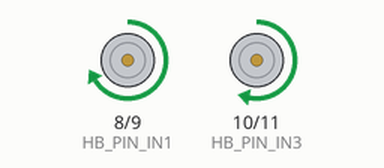
Recording of a sketch running on a simulated Arduino Uno, built with avr-gcc and run on an emulated ATmega328P. Parts: motor-driver pin pairs drawn as motors (green arrow = first pin HIGH = forward, orange = second pin HIGH = backward, longer = more drive, scaled by the enable pin).

Above: at 1.0 s.
At 29.5 s:
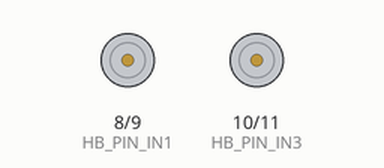
At 58.0 s:
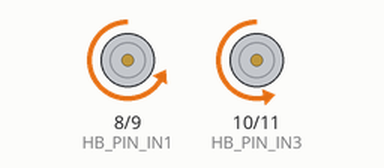
Timing chart, 0 to 62.4 s (numbered marks = the images above):
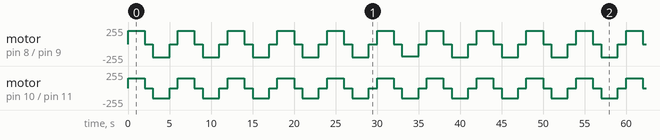

Measured:
- by itself, motor on pin 8 (HB_PIN_IN1) / pin 9 (HB_PIN_IN2): moves between backward 200/255 and forward 200/255, repeating every 48.0 s
- by itself, motor on pin 10 (HB_PIN_IN3) / pin 11 (HB_PIN_IN4): repeats every 6.0 s: stopped 1.0 s, backward 150/255 2.0 s, stopped 1.0 s, forward 150/255 2.0 s

The sketch:

dual_hbridge.ino
```cpp
#include "src/logic.h"

void setup() {
  hb_init();
}

void loop() {
  hb_forward(HB_MOTOR_A, 200);
  hb_forward(HB_MOTOR_B, 150);
  delay(2000);
  hb_stop_all();
  delay(1000);
  hb_backward(HB_MOTOR_A, 180);
  hb_backward(HB_MOTOR_B, 120);
  delay(2000);
  hb_stop_all();
  delay(1000);
}
```

logic.cpp
```cpp
#include "logic.h"

static int8_t g_dir[2] = {0, 0};
static uint8_t g_speed[2] = {0, 0};

static bool hb_pins(uint8_t motor, uint8_t &in_a, uint8_t &in_b, uint8_t &en) {
  if (motor == HB_MOTOR_A) {
    in_a = HB_PIN_IN1;
    in_b = HB_PIN_IN2;
    en = HB_PIN_ENA;
    return true;
  }
  if (motor == HB_MOTOR_B) {
    in_a = HB_PIN_IN3;
    in_b = HB_PIN_IN4;
    en = HB_PIN_ENB;
    return true;
  }
  return false;
}

void hb_init() {
  pinMode(HB_PIN_IN1, OUTPUT);
  pinMode(HB_PIN_IN2, OUTPUT);
  pinMode(HB_PIN_ENA, OUTPUT);
  pinMode(HB_PIN_IN3, OUTPUT);
  pinMode(HB_PIN_IN4, OUTPUT);
  pinMode(HB_PIN_ENB, OUTPUT);
  hb_stop_all();
}

bool hb_forward(uint8_t motor, uint8_t speed) {
  uint8_t a, b, en;
  if (!hb_pins(motor, a, b, en)) {
    return false;
  }
  digitalWrite(a, HIGH);
  digitalWrite(b, LOW);
  analogWrite(en, speed);
  g_dir[motor] = 1;
  g_speed[motor] = speed;
  return true;
}

bool hb_backward(uint8_t motor, uint8_t speed) {
  uint8_t a, b, en;
  if (!hb_pins(motor, a, b, en)) {
    return false;
  }
  digitalWrite(a, LOW);
  digitalWrite(b, HIGH);
  analogWrite(en, speed);
  g_dir[motor] = -1;
  g_speed[motor] = speed;
  return true;
}

bool hb_stop(uint8_t motor) {
  uint8_t a, b, en;
  if (!hb_pins(motor, a, b, en)) {
    return false;
  }
  digitalWrite(a, LOW);
  digitalWrite(b, LOW);
  analogWrite(en, 0);
  g_dir[motor] = 0;
  g_speed[motor] = 0;
  return true;
}

void hb_stop_all() {
  hb_stop(HB_MOTOR_A);
  hb_stop(HB_MOTOR_B);
}

int8_t hb_direction(uint8_t motor) {
  if (motor > HB_MOTOR_B) {
    return 0;
  }
  return g_dir[motor];
}

uint8_t hb_speed(uint8_t motor) {
  if (motor > HB_MOTOR_B) {
    return 0;
  }
  return g_speed[motor];
}
```

logic.h
```cpp
// dual_hbridge: two DC motors on an L298N/L293D H-bridge (IN1..IN4 direction, ENA/ENB PWM speed).
// Adapted from https://github.com/Projectslearner/arduino-uno-h-bridge-module (MIT).
#ifndef LOGIC_H
#define LOGIC_H
#include <Arduino.h>

#define HB_MOTOR_A 0
#define HB_MOTOR_B 1

#define HB_PIN_IN1 8    // motor A direction
#define HB_PIN_IN2 9
#define HB_PIN_ENA 6    // motor A speed (PWM)
#define HB_PIN_IN3 10   // motor B direction
#define HB_PIN_IN4 11
#define HB_PIN_ENB 5    // motor B speed (PWM)

void hb_init();                                   // pins OUTPUT, both motors stopped
bool hb_forward(uint8_t motor, uint8_t speed);    // INx HIGH / INy LOW, EN = speed; false if motor invalid
bool hb_backward(uint8_t motor, uint8_t speed);   // INx LOW / INy HIGH, EN = speed
bool hb_stop(uint8_t motor);                      // both IN LOW, EN 0
void hb_stop_all();
int8_t hb_direction(uint8_t motor);               // +1 forward, -1 backward, 0 stopped (or invalid motor)
uint8_t hb_speed(uint8_t motor);                  // last PWM speed set (0 if stopped)

#endif
```
